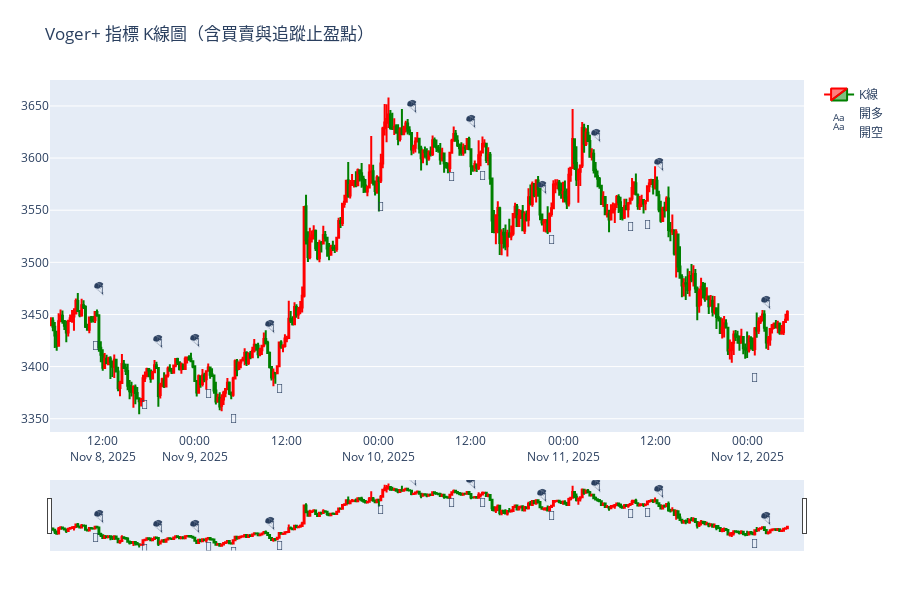

The notebook cell saved with this chart:
### Code cell
import plotly.graph_objects as go
import pandas as pd
import numpy as np

# === 確保資料對齊 ===
kline = kline.reset_index(drop=True)
signal = pd.Series(signal).reset_index(drop=True)
if len(kline) != len(signal):
    print(f"⚠️ K線資料與信號長度不符 ({len(kline)} vs {len(signal)}), 以最短長度對齊")
    min_len = min(len(kline), len(signal))
    kline = kline.iloc[-min_len:].reset_index(drop=True)
    signal = signal.iloc[-min_len:].reset_index(drop=True)

kline['signal'] = signal

# === 建立圖表 ===
fig = go.Figure()

# --- K 線圖 ---
fig.add_trace(go.Candlestick(
    x=kline['timestamp'],
    open=kline['open'],
    high=kline['high'],
    low=kline['low'],
    close=kline['close'],
    name='K線',
    increasing_line_color='red',
    decreasing_line_color='green'
))

# --- 買入 (🚀) ---
buy_signals = kline[kline['signal'] == 1]
fig.add_trace(go.Scatter(
    x=buy_signals['timestamp'],
    y=buy_signals['low'] * 0.995,
    mode='text',
    text=['🚀'] * len(buy_signals),
    textposition="bottom center",
    name='開多'
))

# --- 賣出 (🪂) ---
sell_signals = kline[kline['signal'] == -1]
fig.add_trace(go.Scatter(
    x=sell_signals['timestamp'],
    y=sell_signals['high'] * 1.005,
    mode='text',
    text=['🪂'] * len(sell_signals),
    textposition="top center",
    name='開空'
))

# --- 多單追蹤止盈出場 (💰) ---
tp_long = kline[kline['signal'] == 2]
fig.add_trace(go.Scatter(
    x=tp_long['timestamp'],
    y=tp_long['high'] * 1.01,
    mode='text',
    text=['💰'] * len(tp_long),
    textposition="top center",
    name='多單追蹤止盈'
))

# --- 空單追蹤止盈出場 (💸) ---
tp_short = kline[kline['signal'] == -2]
fig.add_trace(go.Scatter(
    x=tp_short['timestamp'],
    y=tp_short['low'] * 0.99,
    mode='text',
    text=['💸'] * len(tp_short),
    textposition="bottom center",
    name='空單追蹤止盈'
))

# --- 外觀設定 ---
fig.update_layout(
    title='Voger+ 指標 K線圖（含買賣與追蹤止盈點）',
    xaxis_rangeslider_visible=True,
    height=600,
    margin=dict(l=50, r=50, t=80, b=50),
    template='plotly',
    xaxis=dict(showgrid=False),
    yaxis=dict(showgrid=True)
)

fig.show()

### Figure 1 — Plotly figure (JSON) as saved in the notebook; plotly's stock layout.template omitted (floating-point values rounded to 4 significant figures; data arrays with more than 128 entries replaced by an {"elided": "..."} marker saying what was removed)
{"data": [{"close": {"elided": "385 float values"}, "decreasing": {"line": {"color": "green"}}, "high": {"elided": "385 float values"}, "increasing": {"line": {"color": "red"}}, "low": {"elided": "385 float values"}, "name": "K線", "open": {"elided": "385 float values"}, "type": "candlestick", "x": {"elided": "385 str values"}}, {"mode": "text", "name": "開多", "text": ["🚀", "🚀", "🚀", "🚀", "🚀", "🚀", "🚀", "🚀", "🚀", "🚀", "🚀", "🚀"], "textposition": "bottom center", "type": "scatter", "x": ["2025-11-08T11:00:00.000000000", "2025-11-08T17:30:00.000000000", "2025-11-09T01:45:00.000000000", "2025-11-09T05:00:00.000000000", "2025-11-09T11:00:00.000000000", "2025-11-10T00:15:00.000000000", "2025-11-10T09:30:00.000000000", "2025-11-10T13:30:00.000000000", "2025-11-10T22:30:00.000000000", "2025-11-11T08:45:00.000000000", "2025-11-11T11:00:00.000000000", "2025-11-12T01:00:00.000000000"], "y": [3425.0, 3368.0, 3379.0, 3354.0, 3383.0, 3558.0, 3587.0, 3587.0, 3526.0, 3538.0, 3541.0, 3394.0]}, {"mode": "text", "name": "開空", "text": ["🪂", "🪂", "🪂", "🪂", "🪂", "🪂", "🪂", "🪂", "🪂", "🪂"], "textposition": "top center", "type": "scatter", "x": ["2025-11-08T11:30:00.000000000", "2025-11-08T19:15:00.000000000", "2025-11-09T00:00:00.000000000", "2025-11-09T09:45:00.000000000", "2025-11-10T04:15:00.000000000", "2025-11-10T12:00:00.000000000", "2025-11-10T21:15:00.000000000", "2025-11-11T04:15:00.000000000", "2025-11-11T12:30:00.000000000", "2025-11-12T02:30:00.000000000"], "y": [3467.0, 3417.0, 3418.0, 3432.0, 3642.0, 3627.0, 3564.0, 3614.0, 3586.0, 3454.0]}, {"mode": "text", "name": "多單追蹤止盈", "text": [], "textposition": "top center", "type": "scatter", "x": [], "y": []}, {"mode": "text", "name": "空單追蹤止盈", "text": [], "textposition": "bottom center", "type": "scatter", "x": [], "y": []}], "layout": {"height": 600, "margin": {"b": 50, "l": 50, "r": 50, "t": 80}, "title": {"text": "Voger+ 指標 K線圖（含買賣與追蹤止盈點）"}, "xaxis": {"rangeslider": {"visible": true}, "showgrid": false}, "yaxis": {"showgrid": true}}}
